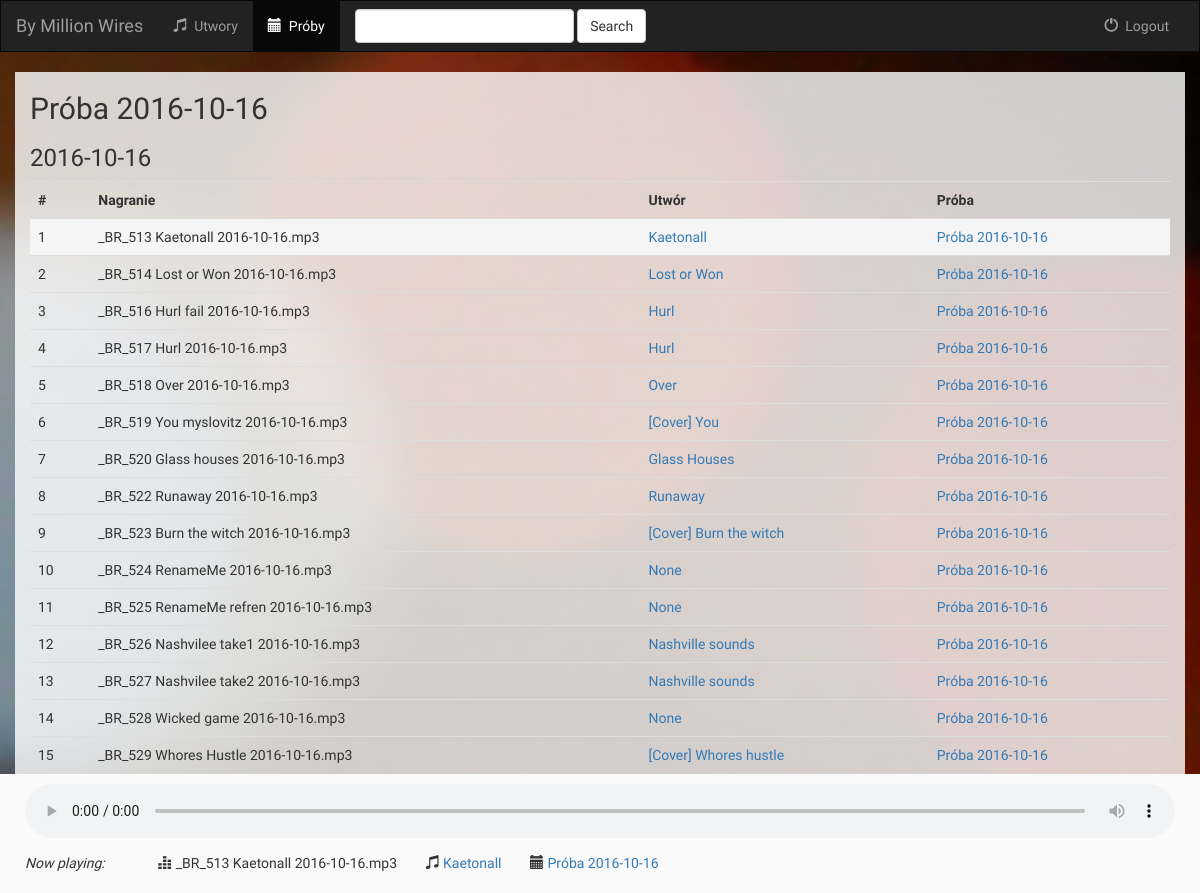
The app's page /tracks/events/40 with its own data.
### tracks/models.py (models this page shows, shortened)
class Event(models.Model):
    name = models.CharField(max_length=200)
    description = models.TextField(blank=True)
    date = models.DateField(default=now)
    def __str__(self):
        return self.name

class Track(models.Model):
    name = models.CharField(max_length=200)
    date = models.DateField(default=now)
    path = models.CharField(max_length=500)
    event = models.ForeignKey(Event)
    project = models.ForeignKey(Project, blank=True, null=True)

class Project(models.Model):
    PROJECT_STATUSES = (
        ('DRAFT', 'draft'),
        ('IN PROGRESS', 'in progress'),
        ('DONE', 'done'),
        ('OLD', 'old')
    )
    PROJECT_STATUSES_CSS = {
        "DRAFT" : 'label-warning',
        "IN PROGRESS" : 'label-info',
        "DONE" : 'label-success',
        "OLD" : 'label-default',
    }
    name = models.CharField(max_length=200)
    date = models.DateField(default=now)
    description = models.TextField(blank=True)
    status = models.CharField(max_length=15, choices=PROJECT_STATUSES, default='DRAFT')
    def __str__(self):
        return self.name

### tracks/views.py (the view)
# urls.py: url(r'^events/(?P<event_id>[0-9]+)$', views.event_details, name='event_details'),
def event_details(request, event_id):
    event = get_object_or_404(Event, pk=event_id)
    return render(request, 'tracks/event_details.html', {'event': event})

### tracks/templates/tracks/event_details.html (shortened to what this page needs)
{% extends 'tracks/base.html' %}
{% block events_active %}active{% endblock %}
{% block body %}
{% load staticfiles %}
<div class="container">
    <h2>{{ event.name }}</h2>
    <h3>{{ event.date }}</h3>
    {% include "tracks/tables/track-table.html" with tracks=event.track_set.all %}
</div>
{% endblock %}

### tracks/templates/tracks/base.html (shortened to what this page needs)
<!DOCTYPE html>
<html lang="en">
<head>
    {% load staticfiles %}
    <link rel="stylesheet" href="https://maxcdn.bootstrapcdn.com/bootstrap/3.3.6/css/bootstrap.min.css">
    <link rel="stylesheet" type="text/css" href="{% static 'tracks/css/custom.css' %}"/>
</head>
<body>
<nav class="navbar navbar-inverse">
    <div class="container-fluid">
        <div class="navbar-header">
            <a class="navbar-brand" href="{% url 'tracks:index' %}">By Million Wires</a>
        </div>
        <div class="collapse navbar-collapse" id="topNavBar">
            <ul class="nav navbar-nav">
                <li class="{% block projects_active %}{% endblock %}"><a href="{% url 'tracks:projects' %}"><span class="glyphicon glyphicon-music" aria-hidden="true"></span>&nbsp; Utwory</a></li>
                <li class="{% block events_active %}{% endblock %}"><a href="{% url 'tracks:events' %}"><span class="glyphicon glyphicon-calendar" aria-hidden="true"></span>&nbsp; Próby</a></li>
            </ul>
            <form class="navbar-form navbar-left" role="search" method="get" action="{% url 'tracks:search' %}">
                <div class="form-group">
                    <input type="text" class="form-control" name="q" value="{{ request.GET.q }}">
                </div>
                <button type="submit" class="btn btn-default">Search</button>
            </form>
            <ul class="nav navbar-nav navbar-right">
                <li>
                    <a href="">
                        <span class="glyphicon glyphicon-off" aria-hidden="true"></span>&nbsp; Logout
                    </a>
                </li>
            </ul>
        </div>
    </div>
</nav>
<video playsinline autoplay muted loop id="bgvid">
    <source src="{% static 'tracks/img/blurr.mp4' %}" type="video/mp4">
</video>
{% block body %}
{% endblock %}
<br>
<footer class="footer navbar-fixed-bottom">
    <div class="container">
        <audio controls="controls" id="player" preload="auto" autoplay="">
        </audio>
        <p>
            <div class="span-space">
                <em class="span-space">Now playing:</em>
            </div>
            <div class="span-space">
                <span class="glyphicon glyphicon-equalizer" aria-hidden="true"></span>
                <span id="playing-track" >Track</span>
            </div>
            <div class="span-space">
                <span class="glyphicon glyphicon-music" aria-hidden="true"></span>
                <span id="playing-project">Project</span>
            </div>
            <div class="span-space">
                <span class="glyphicon glyphicon-calendar" aria-hidden="true"></span>
                <span id="playing-event">Event</span>
            </div>
        </p>
    </div>
</footer>
</body>
</html>

### tracks/templates/tracks/tables/track-table.html
{% load staticfiles %}
<div class="table-responsive">
    <table class="table table-hover" id="playlist">
        <th>#</th>
        <th>Nagranie</th>
        <th>Utwór</th>
        <th>Próba</th>
    {% for track in tracks %}
        <tr data-audiourl="{% static 'audio/' %}{{ track.path }}">
            <td>{{ forloop.counter }}</td>
            <td class="track-name">{{ track.name }}</td>
            {% if track.project.id %}
                <td class="project-name"><a href="{% url 'tracks:project_details' track.project.id %}">{{ track.project }}</a></td>
            {% else %}
                <td class="project-name"><a href="{% url 'tracks:project_undefined' %}">{{ track.project }}</a></td>
            {% endif %}
            <td class="event-name"><a href="{% url 'tracks:event_details' track.event.id %}">{{ track.event }}</a></td>
        </tr>
    {% endfor %}
    </table>
</div>

### tracks/static/tracks/css/custom.css (style rules this page uses)
body { background-image: url('../img/blurr.png'); font-family: 'Raleway', sans-serif; }
.container { background-color: rgba(255,255, 255, 0.8); margin-bottom: 80px; }
.navbar { border-radius: 0px; }
.navbar-brand { font-family: 'Megrim', cursive; }
audio { width: 100% }
tr.active td { background-image: url("../img/equalizer.gif"); }
tr.current { background-color: #f5f5f5; }
tr { cursor: pointer; }
.footer { margin-top: 60px; width: 100%; background-color: #fafafa; }
footer > .container { padding: 10px 10px; background-color: #fafafa; margin-bottom: 0px; }
.span-space { margin-right: 25px; display: inline-block; }
video#bgvid { position: fixed; top: 50%; left: 50%; min-width: 100%; min-height: 100%; width: auto; height: auto; z-index: -100; -ms-transform: translateX(-50%) translateY(-50%); -moz-transform: translateX(-50%) translateY(-50%); -webkit-transform: translateX(-50%) translateY(-50%); transform: translateX(-50%) translateY(-50%); background: url('../img/blurr.png') no-repeat; background-size: cover; }

### records on screen
Event: name "Próba 2016-10-16", date "2016-10-16"
Track: name "_BR_513 Kaetonall 2016-10-16.mp3", project "Kaetonall", event "Próba 2016-10-16"
Track: name "_BR_514 Lost or Won 2016-10-16.mp3", project "Lost or Won", event "Próba 2016-10-16"
Track: name "_BR_516 Hurl fail 2016-10-16.mp3", project "Hurl", event "Próba 2016-10-16"
Track: name "_BR_517 Hurl 2016-10-16.mp3", project "Hurl", event "Próba 2016-10-16"
Track: name "_BR_518 Over 2016-10-16.mp3", project "Over", event "Próba 2016-10-16"
Track: name "_BR_519 You myslovitz 2016-10-16.mp3", project "[Cover] You", event "Próba 2016-10-16"
Track: name "_BR_520 Glass houses 2016-10-16.mp3", project "Glass Houses", event "Próba 2016-10-16"
Track: name "_BR_522 Runaway 2016-10-16.mp3", project "Runaway", event "Próba 2016-10-16"
Track: name "_BR_523 Burn the witch 2016-10-16.mp3", project "[Cover] Burn the witch", event "Próba 2016-10-16"
Track: name "_BR_524 RenameMe 2016-10-16.mp3", project "None", event "Próba 2016-10-16"
Track: name "_BR_525 RenameMe refren 2016-10-16.mp3", project "None", event "Próba 2016-10-16"
Track: name "_BR_526 Nashvilee take1 2016-10-16.mp3", project "Nashville sounds", event "Próba 2016-10-16"
Track: name "_BR_527 Nashvilee take2 2016-10-16.mp3", project "Nashville sounds", event "Próba 2016-10-16"
Track: name "_BR_528 Wicked game 2016-10-16.mp3", project "None", event "Próba 2016-10-16"
Track: name "_BR_529 Whores Hustle 2016-10-16.mp3", project "[Cover] Whores hustle", event "Próba 2016-10-16"
